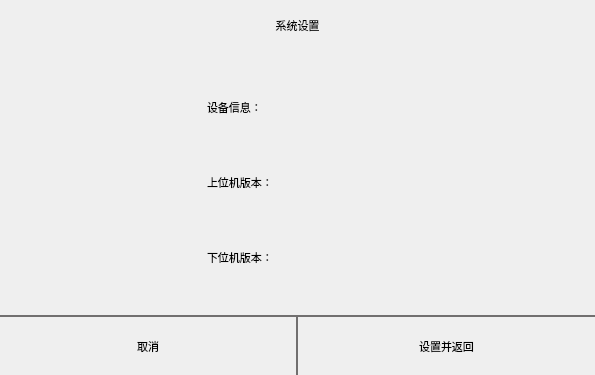
<?xml version="1.0" encoding="UTF-8"?>
<ui version="4.0">
 <class>setting_version</class>
 <widget class="QDialog" name="setting_version">
  <property name="geometry">
   <rect>
    <x>0</x>
    <y>0</y>
    <width>595</width>
    <height>325</height>
   </rect>
  </property>
  <property name="windowTitle">
   <string>Dialog</string>
  </property>
  <property name="styleSheet">
   <string notr="true">QPushButton#pushButton_cancel_2{
    border-bottom-right-radius:20px;
    border-top:2px solid #716F6F;
    background:none;
}
QPushButton#pushButton_confirm_2{
    border-bottom-left-radius:20px;
    border-top:2px solid #716F6F;
    border-right:2px solid #716F6F;
    background:none;
}</string>
  </property>
  <layout class="QVBoxLayout" name="verticalLayout_3">
   <property name="spacing">
    <number>40</number>
   </property>
   <property name="leftMargin">
    <number>0</number>
   </property>
   <property name="topMargin">
    <number>0</number>
   </property>
   <property name="rightMargin">
    <number>0</number>
   </property>
   <property name="bottomMargin">
    <number>0</number>
   </property>
   <item>
    <widget class="QWidget" name="widgetTitle" native="true">
     <property name="minimumSize">
      <size>
       <width>0</width>
       <height>50</height>
      </size>
     </property>
     <property name="maximumSize">
      <size>
       <width>16777215</width>
       <height>50</height>
      </size>
     </property>
     <property name="font">
      <font>
       <pointsize>8</pointsize>
      </font>
     </property>
     <layout class="QHBoxLayout" name="horizontalLayout_8">
      <property name="leftMargin">
       <number>1</number>
      </property>
      <property name="topMargin">
       <number>1</number>
      </property>
      <property name="rightMargin">
       <number>1</number>
      </property>
      <property name="bottomMargin">
       <number>1</number>
      </property>
      <item>
       <widget class="QLabel" name="label_12">
        <property name="minimumSize">
         <size>
          <width>0</width>
          <height>0</height>
         </size>
        </property>
        <property name="maximumSize">
         <size>
          <width>16777215</width>
          <height>16777215</height>
         </size>
        </property>
        <property name="font">
         <font>
          <family>Microsoft YaHei</family>
          <pointsize>8</pointsize>
         </font>
        </property>
        <property name="text">
         <string>系统设置</string>
        </property>
        <property name="alignment">
         <set>Qt::AlignCenter</set>
        </property>
       </widget>
      </item>
     </layout>
    </widget>
   </item>
   <item>
    <layout class="QHBoxLayout" name="horizontalLayout_9">
     <item>
      <spacer name="horizontalSpacer_9">
       <property name="font">
        <font>
         <pointsize>8</pointsize>
        </font>
       </property>
       <property name="orientation">
        <enum>Qt::Horizontal</enum>
       </property>
       <property name="sizeHint" stdset="0">
        <size>
         <width>40</width>
         <height>20</height>
        </size>
       </property>
      </spacer>
     </item>
     <item>
      <layout class="QVBoxLayout" name="verticalLayout_2">
       <item>
        <widget class="QWidget" name="widget_5" native="true">
         <property name="font">
          <font>
           <family>Microsoft YaHei</family>
           <pointsize>8</pointsize>
          </font>
         </property>
         <layout class="QHBoxLayout" name="horizontalLayout_11">
          <item>
           <widget class="QLabel" name="label_13">
            <property name="sizePolicy">
             <sizepolicy hsizetype="Expanding" vsizetype="Preferred">
              <horstretch>0</horstretch>
              <verstretch>0</verstretch>
             </sizepolicy>
            </property>
            <property name="minimumSize">
             <size>
              <width>81</width>
              <height>0</height>
             </size>
            </property>
            <property name="font">
             <font>
              <family>Microsoft YaHei</family>
              <pointsize>8</pointsize>
             </font>
            </property>
            <property name="text">
             <string>设备信息：</string>
            </property>
           </widget>
          </item>
         </layout>
        </widget>
       </item>
       <item>
        <widget class="QWidget" name="widget_6" native="true">
         <property name="font">
          <font>
           <family>Microsoft YaHei</family>
           <pointsize>8</pointsize>
          </font>
         </property>
         <layout class="QHBoxLayout" name="horizontalLayout_12">
          <item>
           <widget class="QLabel" name="label_17">
            <property name="sizePolicy">
             <sizepolicy hsizetype="Expanding" vsizetype="Preferred">
              <horstretch>0</horstretch>
              <verstretch>0</verstretch>
             </sizepolicy>
            </property>
            <property name="minimumSize">
             <size>
              <width>81</width>
              <height>0</height>
             </size>
            </property>
            <property name="font">
             <font>
              <family>Microsoft YaHei</family>
              <pointsize>8</pointsize>
             </font>
            </property>
            <property name="text">
             <string>上位机版本：</string>
            </property>
            <property name="alignment">
             <set>Qt::AlignLeading|Qt::AlignLeft|Qt::AlignVCenter</set>
            </property>
           </widget>
          </item>
          <item>
           <widget class="QLabel" name="label_master">
            <property name="sizePolicy">
             <sizepolicy hsizetype="Expanding" vsizetype="Preferred">
              <horstretch>0</horstretch>
              <verstretch>0</verstretch>
             </sizepolicy>
            </property>
            <property name="font">
             <font>
              <family>Microsoft YaHei</family>
              <pointsize>8</pointsize>
             </font>
            </property>
            <property name="text">
             <string/>
            </property>
           </widget>
          </item>
         </layout>
        </widget>
       </item>
       <item>
        <widget class="QWidget" name="widget_8" native="true">
         <property name="font">
          <font>
           <pointsize>8</pointsize>
          </font>
         </property>
         <layout class="QHBoxLayout" name="horizontalLayout_14">
          <item>
           <widget class="QLabel" name="label_19">
            <property name="sizePolicy">
             <sizepolicy hsizetype="Expanding" vsizetype="Preferred">
              <horstretch>0</horstretch>
              <verstretch>0</verstretch>
             </sizepolicy>
            </property>
            <property name="minimumSize">
             <size>
              <width>81</width>
              <height>0</height>
             </size>
            </property>
            <property name="font">
             <font>
              <family>Microsoft YaHei</family>
              <pointsize>8</pointsize>
             </font>
            </property>
            <property name="text">
             <string>下位机版本：</string>
            </property>
            <property name="alignment">
             <set>Qt::AlignLeading|Qt::AlignLeft|Qt::AlignVCenter</set>
            </property>
           </widget>
          </item>
          <item>
           <widget class="QLabel" name="label_slave">
            <property name="sizePolicy">
             <sizepolicy hsizetype="Expanding" vsizetype="Preferred">
              <horstretch>0</horstretch>
              <verstretch>0</verstretch>
             </sizepolicy>
            </property>
            <property name="font">
             <font>
              <family>Microsoft YaHei</family>
              <pointsize>8</pointsize>
             </font>
            </property>
            <property name="text">
             <string/>
            </property>
           </widget>
          </item>
         </layout>
        </widget>
       </item>
      </layout>
     </item>
     <item>
      <spacer name="horizontalSpacer_10">
       <property name="font">
        <font>
         <pointsize>8</pointsize>
        </font>
       </property>
       <property name="orientation">
        <enum>Qt::Horizontal</enum>
       </property>
       <property name="sizeHint" stdset="0">
        <size>
         <width>40</width>
         <height>20</height>
        </size>
       </property>
      </spacer>
     </item>
    </layout>
   </item>
   <item>
    <layout class="QHBoxLayout" name="horizontalLayout_4">
     <property name="spacing">
      <number>0</number>
     </property>
     <item>
      <widget class="QPushButton" name="pushButton_confirm_2">
       <property name="sizePolicy">
        <sizepolicy hsizetype="Preferred" vsizetype="Preferred">
         <horstretch>0</horstretch>
         <verstretch>0</verstretch>
        </sizepolicy>
       </property>
       <property name="minimumSize">
        <size>
         <width>100</width>
         <height>60</height>
        </size>
       </property>
       <property name="font">
        <font>
         <family>Microsoft YaHei</family>
         <pointsize>8</pointsize>
        </font>
       </property>
       <property name="text">
        <string>取消</string>
       </property>
       <property name="iconSize">
        <size>
         <width>40</width>
         <height>40</height>
        </size>
       </property>
      </widget>
     </item>
     <item>
      <widget class="QPushButton" name="pushButton_cancel_2">
       <property name="sizePolicy">
        <sizepolicy hsizetype="Preferred" vsizetype="Preferred">
         <horstretch>0</horstretch>
         <verstretch>0</verstretch>
        </sizepolicy>
       </property>
       <property name="minimumSize">
        <size>
         <width>100</width>
         <height>60</height>
        </size>
       </property>
       <property name="font">
        <font>
         <family>Microsoft YaHei</family>
         <pointsize>8</pointsize>
        </font>
       </property>
       <property name="text">
        <string>设置并返回</string>
       </property>
       <property name="iconSize">
        <size>
         <width>40</width>
         <height>40</height>
        </size>
       </property>
      </widget>
     </item>
    </layout>
   </item>
  </layout>
 </widget>
 <resources/>
 <connections/>
</ui>
